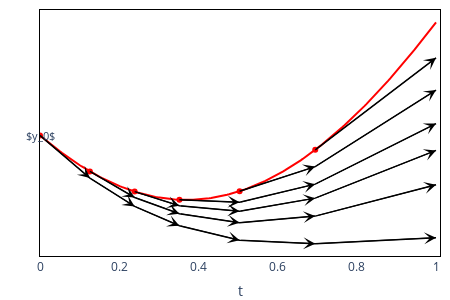

Notebook code cell kept with this figure:
### Code cell
import numpy as np
import plotly.graph_objects as go

def f(x):
    return -np.exp(-((x - 0.37)**2 / 2.5)) + 1.5

def f_prime(x):
    return (2 / 2.5) * (x - 0.37) * np.exp(-((x-0.37)**2/ 2.5))

t_values = np.array([0.0, 0.126, 0.239, 0.352, 0.504, 0.695, 1.0])

c = -3.0

def euler_method(t_values, x_start, c):
    t_points = t_values[t_values >= x_start]
    if len(t_points) == 0:
        return np.array([]), np.array([])
    
    # 初值
    y0 = f(x_start)
    y_euler = [y0]
    for i in range(len(t_points)-1):
        dt = t_points[i+1] - t_points[i]
        penalty = -c*(y_euler[-1] - f(t_points[i]))
        dydt = f_prime(t_points[i]) + penalty
        y_next = y_euler[-1] + dydt * dt
        y_euler.append(y_next)
        
    return t_points, np.array(y_euler)

fig = go.Figure()

x_exact = np.linspace(0, 1, 200)
y_exact = f(x_exact)
fig.add_trace(go.Scatter(
    x=x_exact, 
    y=y_exact, 
    mode='lines', 
    line=dict(color='red', width=2),
    name='Exact solution',
    showlegend=False,
))

# 在 exact solution 上加红点表示每个起点
start_points = [0.695, 0.504, 0.352, 0.239, 0.126, 0.0]
colors = ['black']*len(start_points)

# 在 exact solution 上添加对应起点的红点
x_starts = start_points
y_starts = [f(sp) for sp in x_starts]
fig.add_trace(go.Scatter(
    x=x_starts,
    y=y_starts,
    mode='markers',
    marker=dict(color='red', size=6),
    showlegend=False
))

# 绘制 Euler 线及箭头
for i, sp in enumerate(start_points):
    tx, ty = euler_method(t_values, sp, c)
    fig.add_trace(go.Scatter(
        x=tx, 
        y=ty, 
        mode='lines',
        line=dict(color=colors[i], width=1.5),
        showlegend=False
    ))
    for j in range(len(tx)-1):
        fig.add_annotation(
            x=tx[j+1], 
            y=ty[j+1],
            ax=tx[j],
            ay=ty[j],
            xref="x", yref="y", axref="x", ayref="y",
            arrowhead=3,
            arrowsize=2,
            arrowwidth=1,
            arrowcolor="black",
            showarrow=True,
            text=""
        )

# y_轴上只显示 y_0，不显示数值刻度
fig.update_yaxes(
    showline=True,
    linecolor='black',
    mirror=True,
    showticklabels=False,  # 不显示刻度值
    ticks=""                # 不显示刻度线
)
# 不要 y 轴标题
fig.update_yaxes(title="")

# 在 y=f(0) 处添加 y_0 标识
y0_val = f(0.0)
fig.add_annotation(
    xref='paper', yref='y',
    x=-0.04, y=y0_val,
    text="$y_0$",
    showarrow=False,
    font=dict(size=11)
)

fig.update_layout(
    xaxis=dict(
        title='t',       # 横轴改为 t
        zeroline=False,
        showline=True,
        linecolor='black',
        mirror=True,
        range=[0,1.01]   # 范围稍微超出一点 1 显示箭头
    ),
    plot_bgcolor='white',
    width=450,
    height=300,
    margin=dict(l=40, r=10, t=10, b=0),
)

fig.show()

fig.write_html('plotly_chart.html', include_mathjax='cdn')

### Figure 1 — Plotly figure (JSON) as saved in the notebook; plotly's stock layout.template omitted (floating-point values rounded to 4 significant figures; data arrays with more than 128 entries replaced by an {"elided": "..."} marker saying what was removed)
{"data": [{"line": {"color": "red", "width": 2}, "mode": "lines", "name": "Exact solution", "showlegend": false, "type": "scatter", "x": {"elided": "200 float values"}, "y": {"elided": "200 float values"}}, {"marker": {"color": "red", "size": 6}, "mode": "markers", "showlegend": false, "type": "scatter", "x": [0.695, 0.504, 0.352, 0.239, 0.126, 0], "y": [0.5414, 0.5072, 0.5001, 0.5068, 0.5235, 0.5533]}, {"line": {"color": "black", "width": 1.5}, "mode": "lines", "showlegend": false, "type": "scatter", "x": [0.695, 1], "y": [0.5414, 0.6174]}, {"line": {"color": "black", "width": 1.5}, "mode": "lines", "showlegend": false, "type": "scatter", "x": [0.504, 0.695, 1], "y": [0.5072, 0.5275, 0.5908]}, {"line": {"color": "black", "width": 1.5}, "mode": "lines", "showlegend": false, "type": "scatter", "x": [0.352, 0.504, 0.695, 1], "y": [0.5001, 0.4979, 0.513, 0.563]}, {"line": {"color": "black", "width": 1.5}, "mode": "lines", "showlegend": false, "type": "scatter", "x": [0.239, 0.352, 0.504, 0.695, 1], "y": [0.5068, 0.4951, 0.4906, 0.5014, 0.5409]}, {"line": {"color": "black", "width": 1.5}, "mode": "lines", "showlegend": false, "type": "scatter", "x": [0.126, 0.239, 0.352, 0.504, 0.695, 1], "y": [0.5235, 0.502, 0.4886, 0.4811, 0.4866, 0.5124]}, {"line": {"color": "black", "width": 1.5}, "mode": "lines", "showlegend": false, "type": "scatter", "x": [0, 0.126, 0.239, 0.352, 0.504, 0.695, 1], "y": [0.5533, 0.518, 0.4946, 0.4786, 0.4666, 0.4638, 0.4688]}], "layout": {"annotations": [{"arrowcolor": "black", "arrowhead": 3, "arrowsize": 2, "arrowwidth": 1, "ax": 0.695, "axref": "x", "ay": 0.5414, "ayref": "y", "showarrow": true, "text": "", "x": 1, "xref": "x", "y": 0.6174, "yref": "y"}, {"arrowcolor": "black", "arrowhead": 3, "arrowsize": 2, "arrowwidth": 1, "ax": 0.504, "axref": "x", "ay": 0.5072, "ayref": "y", "showarrow": true, "text": "", "x": 0.695, "xref": "x", "y": 0.5275, "yref": "y"}, {"arrowcolor": "black", "arrowhead": 3, "arrowsize": 2, "arrowwidth": 1, "ax": 0.695, "axref": "x", "ay": 0.5275, "ayref": "y", "showarrow": true, "text": "", "x": 1, "xref": "x", "y": 0.5908, "yref": "y"}, {"arrowcolor": "black", "arrowhead": 3, "arrowsize": 2, "arrowwidth": 1, "ax": 0.352, "axref": "x", "ay": 0.5001, "ayref": "y", "showarrow": true, "text": "", "x": 0.504, "xref": "x", "y": 0.4979, "yref": "y"}, {"arrowcolor": "black", "arrowhead": 3, "arrowsize": 2, "arrowwidth": 1, "ax": 0.504, "axref": "x", "ay": 0.4979, "ayref": "y", "showarrow": true, "text": "", "x": 0.695, "xref": "x", "y": 0.513, "yref": "y"}, {"arrowcolor": "black", "arrowhead": 3, "arrowsize": 2, "arrowwidth": 1, "ax": 0.695, "axref": "x", "ay": 0.513, "ayref": "y", "showarrow": true, "text": "", "x": 1, "xref": "x", "y": 0.563, "yref": "y"}, {"arrowcolor": "black", "arrowhead": 3, "arrowsize": 2, "arrowwidth": 1, "ax": 0.239, "axref": "x", "ay": 0.5068, "ayref": "y", "showarrow": true, "text": "", "x": 0.352, "xref": "x", "y": 0.4951, "yref": "y"}, {"arrowcolor": "black", "arrowhead": 3, "arrowsize": 2, "arrowwidth": 1, "ax": 0.352, "axref": "x", "ay": 0.4951, "ayref": "y", "showarrow": true, "text": "", "x": 0.504, "xref": "x", "y": 0.4906, "yref": "y"}, {"arrowcolor": "black", "arrowhead": 3, "arrowsize": 2, "arrowwidth": 1, "ax": 0.504, "axref": "x", "ay": 0.4906, "ayref": "y", "showarrow": true, "text": "", "x": 0.695, "xref": "x", "y": 0.5014, "yref": "y"}, {"arrowcolor": "black", "arrowhead": 3, "arrowsize": 2, "arrowwidth": 1, "ax": 0.695, "axref": "x", "ay": 0.5014, "ayref": "y", "showarrow": true, "text": "", "x": 1, "xref": "x", "y": 0.5409, "yref": "y"}, {"arrowcolor": "black", "arrowhead": 3, "arrowsize": 2, "arrowwidth": 1, "ax": 0.126, "axref": "x", "ay": 0.5235, "ayref": "y", "showarrow": true, "text": "", "x": 0.239, "xref": "x", "y": 0.502, "yref": "y"}, {"arrowcolor": "black", "arrowhead": 3, "arrowsize": 2, "arrowwidth": 1, "ax": 0.239, "axref": "x", "ay": 0.502, "ayref": "y", "showarrow": true, "text": "", "x": 0.352, "xref": "x", "y": 0.4886, "yref": "y"}, {"arrowcolor": "black", "arrowhead": 3, "arrowsize": 2, "arrowwidth": 1, "ax": 0.352, "axref": "x", "ay": 0.4886, "ayref": "y", "showarrow": true, "text": "", "x": 0.504, "xref": "x", "y": 0.4811, "yref": "y"}, {"arrowcolor": "black", "arrowhead": 3, "arrowsize": 2, "arrowwidth": 1, "ax": 0.504, "axref": "x", "ay": 0.4811, "ayref": "y", "showarrow": true, "text": "", "x": 0.695, "xref": "x", "y": 0.4866, "yref": "y"}, {"arrowcolor": "black", "arrowhead": 3, "arrowsize": 2, "arrowwidth": 1, "ax": 0.695, "axref": "x", "ay": 0.4866, "ayref": "y", "showarrow": true, "text": "", "x": 1, "xref": "x", "y": 0.5124, "yref": "y"}, {"arrowcolor": "black", "arrowhead": 3, "arrowsize": 2, "arrowwidth": 1, "ax": 0, "axref": "x", "ay": 0.5533, "ayref": "y", "showarrow": true, "text": "", "x": 0.126, "xref": "x", "y": 0.518, "yref": "y"}, {"arrowcolor": "black", "arrowhead": 3, "arrowsize": 2, "arrowwidth": 1, "ax": 0.126, "axref": "x", "ay": 0.518, "ayref": "y", "showarrow": true, "text": "", "x": 0.239, "xref": "x", "y": 0.4946, "yref": "y"}, {"arrowcolor": "black", "arrowhead": 3, "arrowsize": 2, "arrowwidth": 1, "ax": 0.239, "axref": "x", "ay": 0.4946, "ayref": "y", "showarrow": true, "text": "", "x": 0.352, "xref": "x", "y": 0.4786, "yref": "y"}, {"arrowcolor": "black", "arrowhead": 3, "arrowsize": 2, "arrowwidth": 1, "ax": 0.352, "axref": "x", "ay": 0.4786, "ayref": "y", "showarrow": true, "text": "", "x": 0.504, "xref": "x", "y": 0.4666, "yref": "y"}, {"arrowcolor": "black", "arrowhead": 3, "arrowsize": 2, "arrowwidth": 1, "ax": 0.504, "axref": "x", "ay": 0.4666, "ayref": "y", "showarrow": true, "text": "", "x": 0.695, "xref": "x", "y": 0.4638, "yref": "y"}, {"arrowcolor": "black", "arrowhead": 3, "arrowsize": 2, "arrowwidth": 1, "ax": 0.695, "axref": "x", "ay": 0.4638, "ayref": "y", "showarrow": true, "text": "", "x": 1, "xref": "x", "y": 0.4688, "yref": "y"}, {"font": {"size": 11}, "showarrow": false, "text": "$y_0$", "x": -0.04, "xref": "paper", "y": 0.5533, "yref": "y"}], "height": 300, "margin": {"b": 0, "l": 40, "r": 10, "t": 10}, "plot_bgcolor": "white", "width": 450, "xaxis": {"linecolor": "black", "mirror": true, "range": [0, 1.01], "showline": true, "title": {"text": "t"}, "zeroline": false}, "yaxis": {"linecolor": "black", "mirror": true, "showline": true, "showticklabels": false, "ticks": "", "title": {"text": ""}}}}
